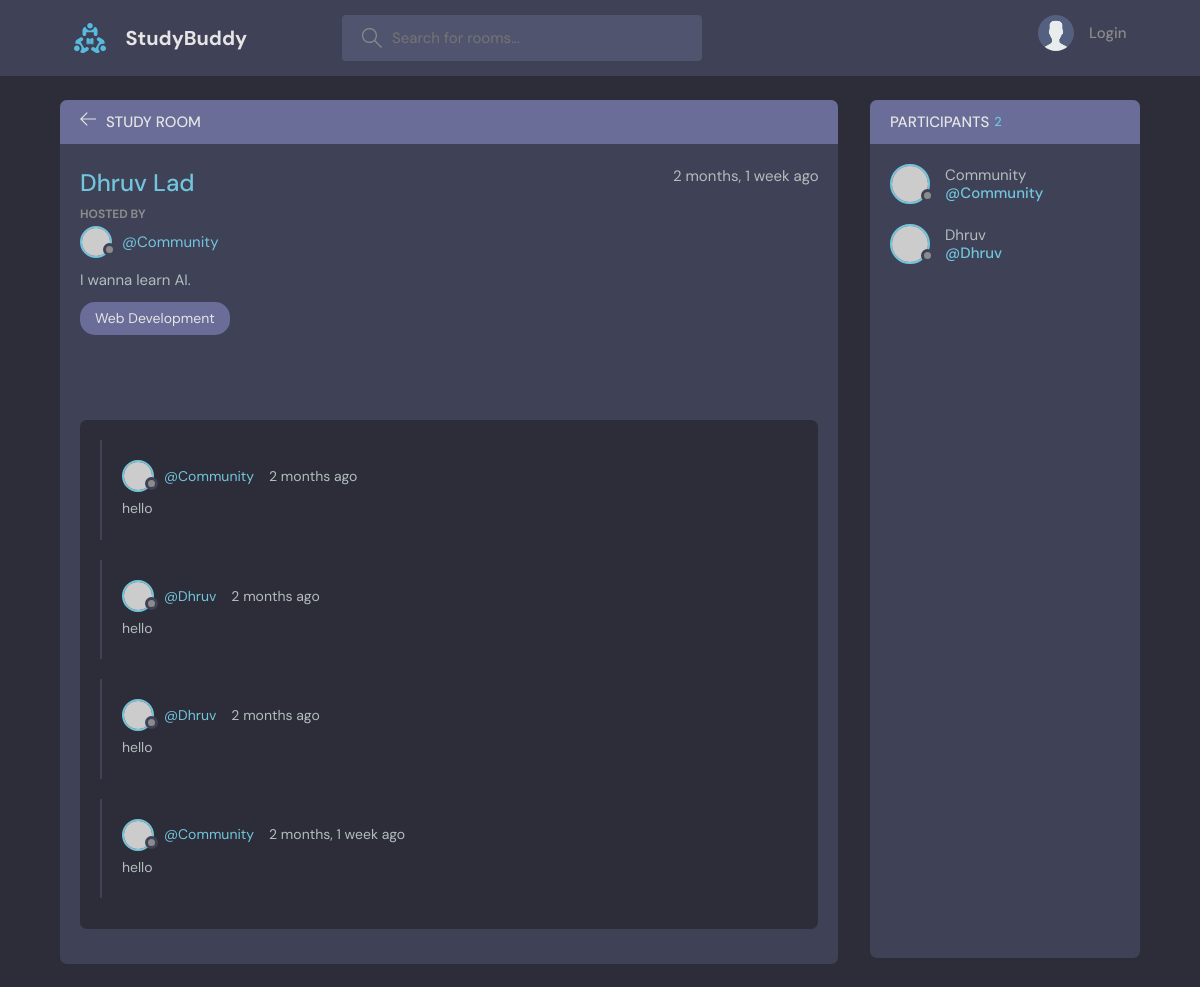
Page /room/6/ on the committed database.
### CommunityApp/models.py (models this page shows, shortened)
class Room(models.Model):
    host = models.ForeignKey(User, on_delete=models.SET_NULL, null = True)
    topic = models.ForeignKey(Topic, on_delete=models.SET_NULL, null = True)
    name = models.CharField(max_length = 200)
    description = models.TextField(null = True, blank = True)
    participants = models.ManyToManyField(User, related_name= "participants", blank=True)
    updated = models.DateTimeField(auto_now = True)
    created  = models.DateTimeField(auto_now_add = True)
    class Meta:
        ordering = ['-updated', '-created']

class Topic(models.Model):
    name = models.CharField(max_length = 200)

class Message(models.Model):
    user = models.ForeignKey(User, on_delete=models.CASCADE)
    room = models.ForeignKey(Room, on_delete=models.CASCADE)
    body = models.TextField()
    updated = models.DateTimeField(auto_now = True)
    created  = models.DateTimeField(auto_now_add = True)
    class Meta:
        ordering = ['-updated', '-created']

### CommunityApp/views.py (the view, shortened to what this page needs)
# urls.py: path('room/<str:pk>/', views.room, name='room'),
def room(request, pk):
    room = Room.objects.get(id=pk)
    room_messages = room.message_set.all()
    participants = room.participants.all()
    context = {"room": room, 'room_messages': room_messages, 'participants': participants}
    return render(request, 'CommunityApp/room.html', context=context)

### CommunityApp/templates/CommunityApp/room.html (shortened to what this page needs)
{% extends 'main.html' %}
{% block content %}
    <main class="profile-page layout layout--2">
      <div class="container">
        <div class="room">
          <div class="room__top">
            <div class="room__topLeft">
              <a href="{% url 'home' %}">
                <svg version="1.1" xmlns="http://www.w3.org/2000/svg" width="32" height="32" viewBox="0 0 32 32">
                  <title>arrow-left</title>
                  <path
                    d="M13.723 2.286l-13.723 13.714 13.719 13.714 1.616-1.611-10.96-10.96h27.625v-2.286h-27.625l10.965-10.965-1.616-1.607z"
                  ></path>
                </svg>
              </a>
              <h3>Study Room</h3>
            </div>
          </div>
          <div class="room__box scroll">
            <div class="room__header scroll">
              <div class="room__info">
                <h3>{{room.name}}</h3>
                <span>{{room.created|timesince}} ago</span>
              </div>
              <div class="room__hosted">
                <p>Hosted By</p>
                <a href="{% url 'user-profile' room.host.id %}" class="room__author">
                  <div class="avatar avatar--small">
                    <img src="https://randomuser.me/api/portraits/men/37.jpg" />
                  </div>
                  <span>@{{room.host.username}}</span>
                </a>
              </div>
              <div class="room__details">
                {{room.description}}
              </div>
              <span class="room__topics">{{room.topic.name}}</span>
            </div>
            <div class="room__conversation">
              <div class="threads scroll">
                {% for message in room_messages %}
                <div class="thread">
                  <div class="thread__top">
                    <div class="thread__author">
                      <a href="{% url 'user-profile' message.user.id %}" class="thread__authorInfo">
                        <div class="avatar avatar--small">
                          <img src="https://randomuser.me/api/portraits/men/37.jpg" />
                        </div>
                        <span>@{{message.user.username}}</span>
                      </a>
                      <span class="thread__date">{{message.created|timesince}} ago</span>
                    </div>
                  </div>
                  <div class="thread__details">
                    {{message.body}}
                  </div>
                </div>
                {% endfor %}
              </div>
            </div>
          </div>
        </div>
        <div class="participants">
          <h3 class="participants__top">Participants <span>{{participants.count}}</span></h3>
          <div class="participants__list scroll">
            {% for user in participants %}
            <a href="{% url 'user-profile' user.id %}" class="participant">
              <div class="avatar avatar--medium">
                <img src="https://randomuser.me/api/portraits/men/37.jpg" />
              </div>
              <p>
                {{user.username}}
                <span>@{{user.username}}</span>
              </p>
            </a>
            {% endfor %}
          </div>
        </div>
      </div>
    </main>
{% endblock %}

### rows in the picture
Room: name "Dhruv Lad", created "2 months, 1 week", host.username "Community", description "I wanna learn AI.", topic.name "Web Development"
Message: user.username "Community", created "2 months", body "hello"
Message: user.username "Dhruv", created "2 months", body "hello"
Message: user.username "Dhruv", created "2 months", body "hello"
Message: user.username "Community", created "2 months, 1 week", body "hello"

### other values in the picture
{{ participants.count }} "2"
{{ user.username }} "Community"
{{ user.username }} "Dhruv"
